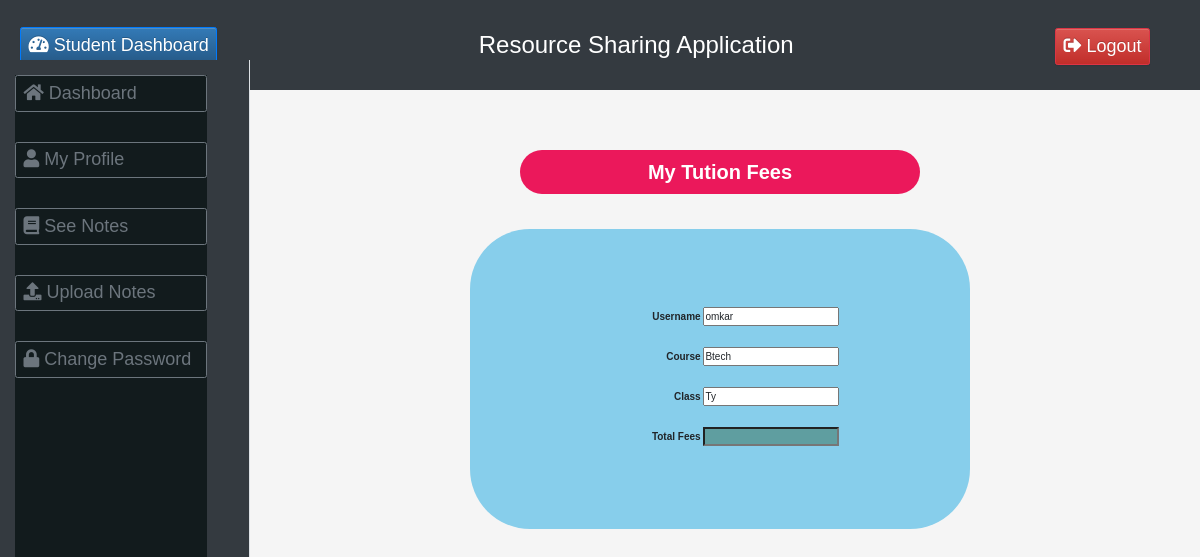
The app's page /student_fees.php (signed in) with its own data.
### tables this page shows
CREATE TABLE `user` (
  `id` int(11) NOT NULL,
  `username` varchar(50) DEFAULT NULL,
  `phone` varchar(30) DEFAULT NULL,
  `course` varchar(10) DEFAULT NULL,
  `class` char(10) DEFAULT NULL,
  `roll` varchar(8) DEFAULT NULL,
  `email` varchar(50) DEFAULT NULL,
  `fees` varchar(10) DEFAULT NULL,
  `usertype` varchar(50) DEFAULT NULL,
  `password` varchar(50) DEFAULT NULL
);

### student_fees.php (the view, shortened to what this page needs)
<?php
$host="localhost";
$user="root";
$password="";
$db="rsa";
$data=mysqli_connect($host,$user,$password,$db);
$name=$_SESSION['username'];
$sql="SELECT * FROM user WHERE username='$name' ";
$result=mysqli_query($data,$sql);
$info=mysqli_fetch_assoc($result);
?>
<!DOCTYPE html>
<html>
    <head>
         <?php
 include 'student_css.php'
 ?>
    </head>
<body>
 <?php
 include 'student_sidebar.php'
 ?>
<div class="content">
<center>
<h1 class="main-title">My Tution Fees</h1>
<br><br>
 <form action="#" method="POST">
 <div class="div_deg">
 <div>
        <label>Username</label>
        <input type="text" name="username" value="<?php  echo"{$info['username']}" ?>">
    </div>
    <div>
        <label>Course</label>
        <input type="text" name="class" value="<?php  echo"{$info['course']}" ?>">
    </div>
    <div>
        <label>Class</label>
        <input type="numbers" name="class" value="<?php  echo"{$info['class']}" ?>">
    </div>
    <div>
        <label> Total Fees</label>
        <input type="numbers" name="fees" class="fees" value="<?php  echo"{$info['fees']}" ?>">
    </div>
    </div>
 </form>
 </center>
</div>
</body>
</html>

### admin.css (style rules this page uses)
* { margin: 0px; padding: 0px; }
.content { margin-left: 20%; margin-top: 5%; }

### student_fees.php (style rules this page uses)
label { display: inline-block; text-align: right; width: 100px; padding-top: 10px; padding-bottom: 10px; }
.div_deg { background-color: skyblue; width: 500px; padding-top: 70px; padding-bottom: 70px; border-radius: 6em; }
.main-title { background-color:#eb185b; color: white; text-align: center; font-weight: bold; width: 400px; padding-top: 10px; padding-bottom: 10px; font-size: 20px; border-radius: 10em; }
.fees { background-color: cadetblue; }

### student_sidebar.php (style rules this page uses)
body { font-family: Arial, sans-serif; background-color: #f5f5f5; }

### records on screen
user: username "omkar", class "Btech", class "Ty"
